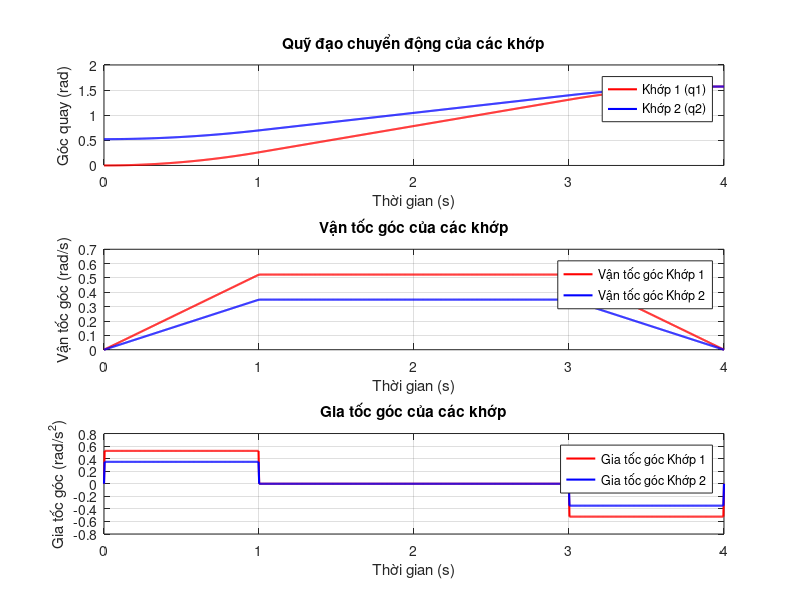

Recreate this plot in MATLAB.
% Thông số
t_f = 4; % Thời gian tổng (s)
t_c = 1; % Thời gian tăng tốc (s)
q1_i = 0; q1_f = pi/2; % Góc khớp 1 (rad)
q2_i = pi/6; q2_f = pi/2; % Góc khớp 2 (rad)
q1_ddot_c = pi/6; % Gia tốc cực đại khớp 1 (rad/s^2)
q2_ddot_c = pi/9; % Gia tốc cực đại khớp 2 (rad/s^2)

% Khởi tạo t là 1 mảng gồn 1000 phần tử cách đều nhau 0.01 từ 0s --> 4s
t = linspace(0, t_f, 1000);

% Khởi tạo quỹ đạo
q1 = zeros(size(t));
q2 = zeros(size(t));
dq1 = zeros(size(t));
dq2 = zeros(size(t));
ddq1 = zeros(size(t));
ddq2 = zeros(size(t));
% ddq1(1) = 0; ddq1(end) = 0;  % Gia tốc tại t=0 và t=t_f là 0
% ddq2(1) = 0; ddq2(end) = 0;  % Gia tốc tại t=0 và t=t_f là 0
% Tính toán quỹ đạo
for i = 1:length(t)
    if t(i) <= t_c
        % Giai đoạn tăng tốc
        q1(i) = q1_i + 0.5 * q1_ddot_c * t(i)^2;
        q2(i) = q2_i + 0.5 * q2_ddot_c * t(i)^2;
        dq1(i) = q1_ddot_c * t(i);
        dq2(i) = q2_ddot_c * t(i);
        ddq1(i) = q1_ddot_c;
        ddq2(i) = q2_ddot_c;
    elseif t(i) > t_c && t(i) <= t_f - t_c
        % Giai đoạn chuyển động đều
        q1(i) = q1_i + q1_ddot_c * t_c * (t(i) - t_c / 2);
        q2(i) = q2_i + q2_ddot_c * t_c * (t(i) - t_c / 2);
        dq1(i) = q1_ddot_c * t_c;
        dq2(i) = q2_ddot_c * t_c;
        ddq1(i) = 0;
        ddq2(i) = 0;
    else
        % Giai đoạn giảm tốc
        q1(i) = q1_f - 0.5 * q1_ddot_c * (t_f - t(i))^2;
        q2(i) = q2_f - 0.5 * q2_ddot_c * (t_f - t(i))^2;
        dq1(i) = q1_ddot_c * (t_f - t(i));
        dq2(i) = q2_ddot_c * (t_f - t(i));
        ddq1(i) = -q1_ddot_c;
        ddq2(i) = -q2_ddot_c;
    end
end
ddq1(1) = 0;
ddq1(end) = 0;
ddq2(1) = 0;
ddq2(end) = 0;
% Vẽ đồ thị quỹ đạo, vận tốc và gia tốc
figure;

% Quỹ đạo
subplot(3, 1, 1);
plot(t, q1, 'r', 'LineWidth', 1.5); hold on;
plot(t, q2, 'b', 'LineWidth', 1.5);
xlabel('Thời gian (s)');
ylabel('Góc quay (rad)');
title('Quỹ đạo chuyển động của các khớp');
legend('Khớp 1 (q1)', 'Khớp 2 (q2)');
grid on;

% Vận tốc
subplot(3, 1, 2);
plot(t, dq1, 'r', 'LineWidth', 1.5); hold on;
plot(t, dq2, 'b', 'LineWidth', 1.5);
xlabel('Thời gian (s)');
ylabel('Vận tốc góc (rad/s)');
title('Vận tốc góc của các khớp');
legend('Vận tốc góc Khớp 1', 'Vận tốc góc Khớp 2');
grid on;

% Gia tốc
subplot(3, 1, 3);
plot(t, ddq1, 'r', 'LineWidth', 1.5); hold on;
plot(t, ddq2, 'b', 'LineWidth', 1.5);


xlabel('Thời gian (s)');
ylabel('Gia tốc góc (rad/s^2)');
title('Gia tốc góc của các khớp');
legend('Gia tốc góc Khớp 1', 'Gia tốc góc Khớp 2');
grid on;

